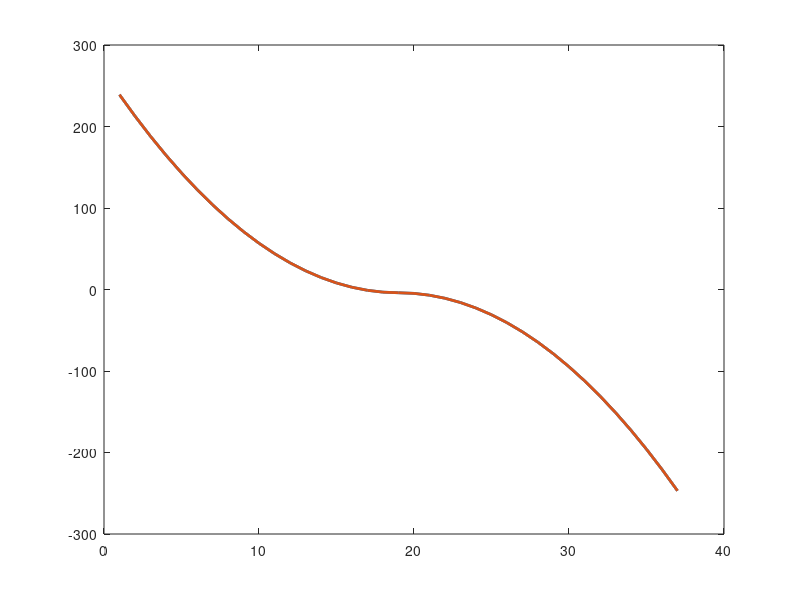

Reproduce this figure in MATLAB.
%% Using vectorization
t = -9:0.5:9;
y = -3 * t.^2 - 4;

% edit for the t's that are < 0
y(t < 0) = 3 * t(t < 0).^2 - 4;
plot(y, 'LineWidth', 2.0);
hold on;

%% Using vectorization and pre-allocation
t = -9:0.5:9;
y = zeros(size(t));
y(t >= 0) = -3 * t(t >= 0).^2 - 4;
y(t < 0) = 3 * t(t < 0).^2 - 4;

plot(y, 'LineWidth', 2.0);

hold off;
